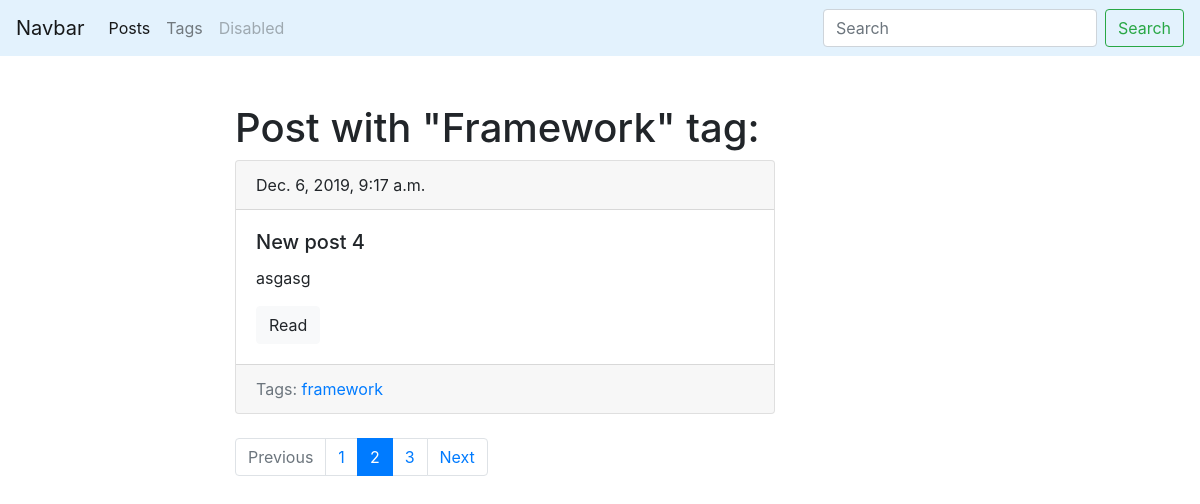
The app's page /blog/tag/framework/, older data.
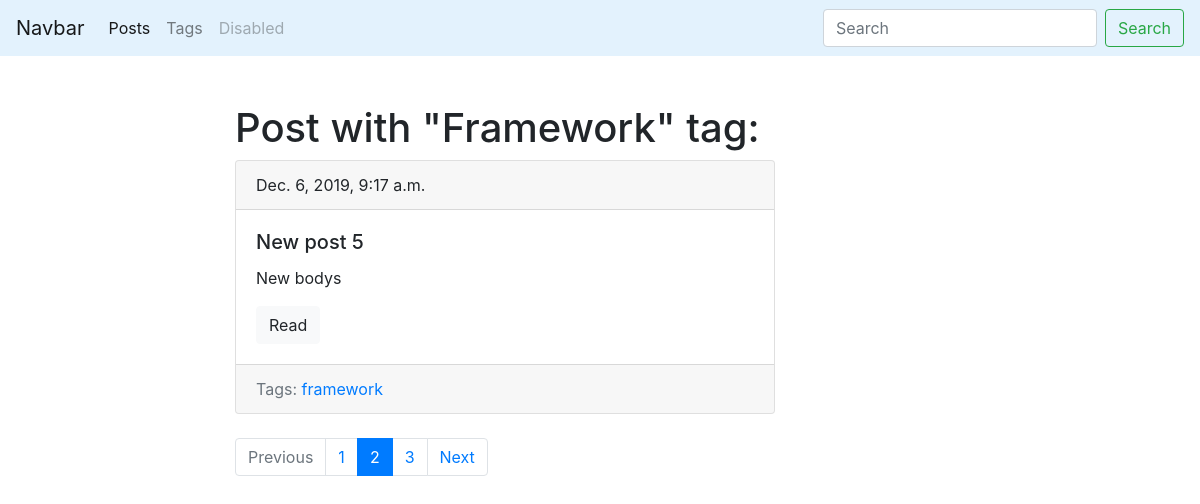
The same page, newer data.
### blog/models.py (models this page shows, shortened)
class Post(models.Model):
    title = models.CharField(max_length=150, db_index=True)
    slug = models.SlugField(max_length=150, blank=True, unique=True)
    body = models.TextField(blank=True, db_index=True)
    tags = models.ManyToManyField('Tag', blank=True, related_name='posts')
    date_pub = models.DateTimeField(auto_now_add=True)
    def get_absolute_url(self):
        return reverse('post_detail_url', kwargs={'slug': self.slug})
    class Meta:
        ordering = ['-date_pub']

### blog/views.py (the view)
# urls.py: path('tag/<str:slug>/', TagDetail.as_view(), name='tag_detail_url'),
class TagDetail(ObjectDetailMixin, View):
    model = Tag
    template = 'blog/tag_detail.html'

### blog/models.py (called while the page is built)
    def get_absolute_url(self):
        return reverse('tag_detail_url', kwargs={'slug': self.slug})

### blog/utils.py (called while the page is built)
    def get(self, request, slug):
        obj = get_object_or_404(self.model, slug__iexact=slug)
        return render(request, self.template, context={self.model.__name__.lower(): obj, 'admin_object': obj, 'detail': True})

### blog/templates/blog/tag_detail.html (shortened to what this page needs)
{% extends 'blog/base_blog.html' %}
{% block content %}
    <h1 class="mt-5">Post with "{{ tag.title|title }}" tag:</h1>
    {% for post in tag.posts.all %}
        {% include 'blog/includes/post_card_templates.html' %}
    {% endfor %}
{% endblock %}

### blog/templates/blog/includes/post_card_templates.html
<div class="card mb-4">
    <div class="card-header">
        {{ post.date_pub }}
    </div>
    <div class="card-body">
        <h5 class="card-title">{{ post.title }}</h5>
        <p class="card-text">{{ post.body|truncatewords:15 }}</p>
        <a href="{{ post.get_absolute_url }}" class="btn btn-light">Read</a>
    </div>
    <div class="card-footer text-muted">
        Tags:
        {% for tag in post.tags.all %}
            <a href="{{ tag.get_absolute_url }}">{{ tag.title }}</a>
        {% endfor %}
    </div>
</div>

Row changes from the older to the newer data that the page shows:
changed Post: title "New post 4" → "New post 5"; body "asgasg" → "New bodys"
